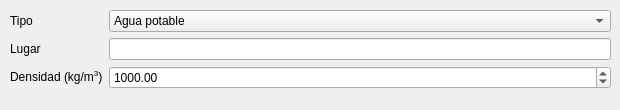
      <widget class="QWidget" name="water">
       <widget class="QWidget" name="layoutWidget">
        <property name="geometry">
         <rect>
          <x>10</x>
          <y>10</y>
          <width>601</width>
          <height>91</height>
         </rect>
        </property>
        <layout class="QFormLayout" name="formLayout_11">
         <item row="0" column="0">
          <widget class="QLabel" name="label_water_type">
           <property name="text">
            <string>Tipo</string>
           </property>
           <property name="buddy">
            <cstring>comboBox_water_type</cstring>
           </property>
          </widget>
         </item>
         <item row="0" column="1">
          <widget class="QComboBox" name="comboBox_water_type">
           <item>
            <property name="text">
             <string>Agua potable</string>
            </property>
           </item>
           <item>
            <property name="text">
             <string>Aguas naturales</string>
            </property>
           </item>
           <item>
            <property name="text">
             <string>Aguas residuales tratadas</string>
            </property>
           </item>
           <item>
            <property name="text">
             <string>Agua de lluvia</string>
            </property>
           </item>
          </widget>
         </item>
         <item row="1" column="0">
          <widget class="QLabel" name="label_water_source">
           <property name="text">
            <string>Lugar</string>
           </property>
           <property name="buddy">
            <cstring>lineEdit_water_source</cstring>
           </property>
          </widget>
         </item>
         <item row="1" column="1">
          <widget class="QLineEdit" name="lineEdit_water_source"/>
         </item>
         <item row="2" column="0">
          <widget class="QLabel" name="label_water_density">
           <property name="text">
            <string>&lt;html&gt;&lt;head/&gt;&lt;body&gt;&lt;p&gt;Densidad (kg/m&lt;span style=&quot; vertical-align:super;&quot;&gt;3&lt;/span&gt;)&lt;/p&gt;&lt;/body&gt;&lt;/html&gt;</string>
           </property>
           <property name="buddy">
            <cstring>doubleSpinBox_water_density</cstring>
           </property>
          </widget>
         </item>
         <item row="2" column="1">
          <widget class="QDoubleSpinBox" name="doubleSpinBox_water_density">
           <property name="minimum">
            <double>917.000000000000000</double>
           </property>
           <property name="maximum">
            <double>1001.000000000000000</double>
           </property>
           <property name="value">
            <double>1000.000000000000000</double>
           </property>
          </widget>
         </item>
        </layout>
       </widget>
      </widget>
